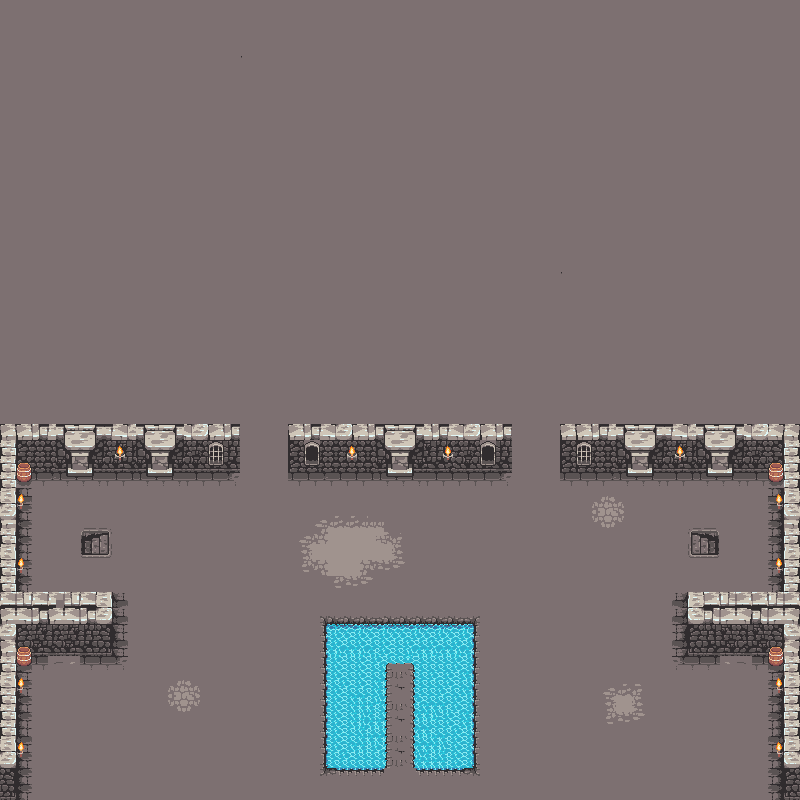

Rendered tile map (Tiled .tmx) drawn with the repository's tilesets; below, a short description and the map source with its tile grids summarised:
An orthogonal 100x100 tile map with 8x8 px tiles, 4 tile layers (ground, wall, water, decorate) and 15 objects.

<map version="1.10" tiledversion="1.11.2" orientation="orthogonal" renderorder="right-down" width="100" height="100" tilewidth="8" tileheight="8" infinite="0" nextlayerid="14" nextobjectid="94">
 <tileset firstgid="1" source="地牢.tsx" />
 <layer id="1" name="ground" width="100" height="100">
  <data>[10000 cells, 9998 non-empty, 287 distinct tile ids]</data>
 </layer>
 <layer id="3" name="wall" width="100" height="100">
  <data>[10000 cells, 884 non-empty, 172 distinct tile ids]</data>
 </layer>
 <layer id="4" name="water" width="100" height="100">
  <data>[10000 cells, 272 non-empty, 12 distinct tile ids]</data>
 </layer>
 <layer id="7" name="decorate" width="100" height="100">
  <data>[10000 cells, 137 non-empty, 65 distinct tile ids]</data>
 </layer>
 <objectgroup id="11" name="thorn">
  <object id="69" x="392" y="750" width="16" height="16">
   <properties>
    <property name="status" value="off" />
    <property name="type" value="thorn" />
   </properties>
  </object>
  <object id="70" x="392" y="710" width="16" height="16">
   <properties>
    <property name="status" value="off" />
    <property name="type" value="thorn" />
   </properties>
  </object>
  <object id="71" x="392" y="670" width="16" height="16">
   <properties>
    <property name="status" value="off" />
    <property name="type" value="thorn" />
   </properties>
  </object>
 </objectgroup>
 <objectgroup id="9" name="door">
  <object id="61" x="240" y="424" width="48" height="48">
   <properties>
    <property name="keyId" value="two" />
    <property name="status" value="closed" />
    <property name="type" value="door" />
   </properties>
  </object>
  <object id="64" x="512" y="424" width="48" height="48">
   <properties>
    <property name="keyId" value="one" />
    <property name="status" value="closed" />
    <property name="type" value="door" />
   </properties>
  </object>
 </objectgroup>
 <objectgroup id="10" name="treasure">
  <object id="66" x="48" y="648" width="32" height="32">
   <properties>
    <property name="status" value="closed" />
    <property name="type" value="treasure" />
   </properties>
  </object>
  <object id="68" x="720" y="648" width="32" height="32">
   <properties>
    <property name="status" value="closed" />
    <property name="type" value="treasure" />
   </properties>
  </object>
 </objectgroup>
 <objectgroup id="8" name="key">
  <object id="60" x="391.91" y="670.435" width="16" height="16">
   <properties>
    <property name="keyId" value="one" />
    <property name="type" value="key" />
   </properties>
  </object>
 </objectgroup>
 <objectgroup id="2" name="Collisions">
  <object id="87" x="2" y="803" width="797" height="4">
   <properties>
    <property name="type" value="collision" />
   </properties>
  </object>
 </objectgroup>
 <objectgroup id="13" name="spawn_points">
  <object id="88" x="376" y="32" width="64" height="64">
   <properties>
    <property name="mapId" value="home.tmx" />
    <property name="type" value="portal" />
   </properties>
   <ellipse />
  </object>
  <object id="89" x="61.3333" y="572.667">
   <properties>
    <property name="maxCount" type="int" value="2" />
    <property name="monsterId" value="orc_rider" />
    <property name="perCount" type="int" value="1" />
    <property name="productSpeed" type="int" value="5" />
    <property name="type" value="monster_spawn" />
   </properties>
   <point />
  </object>
  <object id="90" x="53.3333" y="754">
   <properties>
    <property name="maxCount" type="int" value="2" />
    <property name="monsterId" value="armored_orc" />
    <property name="perCount" type="int" value="1" />
    <property name="productSpeed" type="int" value="5" />
    <property name="type" value="monster_spawn" />
   </properties>
   <point />
  </object>
  <object id="91" x="744" y="747.333">
   <properties>
    <property name="maxCount" type="int" value="2" />
    <property name="monsterId" value="orc" />
    <property name="perCount" type="int" value="1" />
    <property name="productSpeed" type="int" value="5" />
    <property name="type" value="monster_spawn" />
   </properties>
   <point />
  </object>
  <object id="92" x="743.333" y="562">
   <properties>
    <property name="maxCount" type="int" value="2" />
    <property name="monsterId" value="elite_orc" />
    <property name="perCount" type="int" value="1" />
    <property name="productSpeed" type="int" value="5" />
    <property name="type" value="monster_spawn" />
   </properties>
   <point />
  </object>
  <object id="93" x="400.5" y="559.5">
   <properties>
    <property name="type" value="birthPoint" />
   </properties>
   <point />
  </object>
 </objectgroup>
</map>
